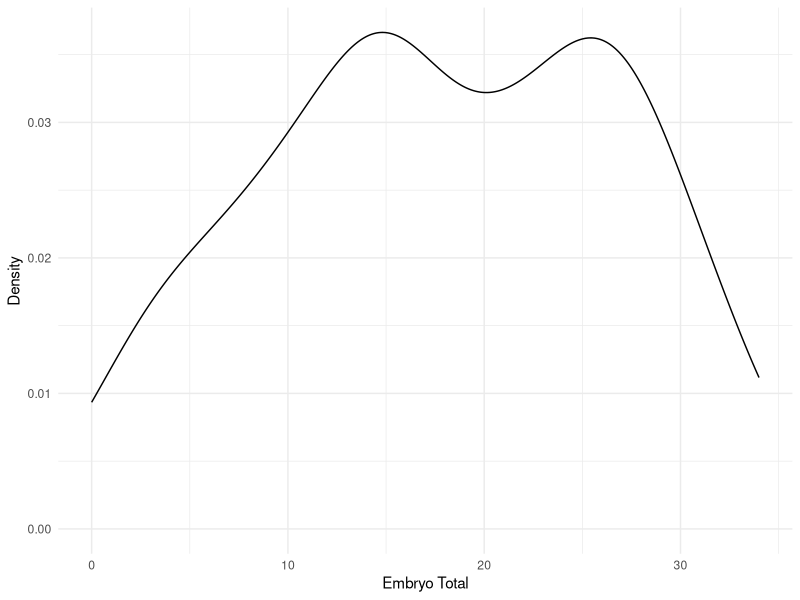
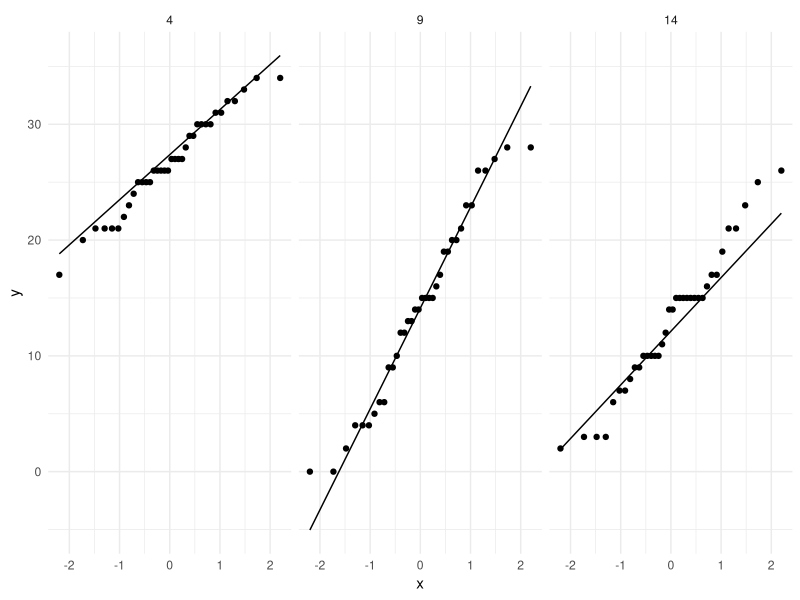
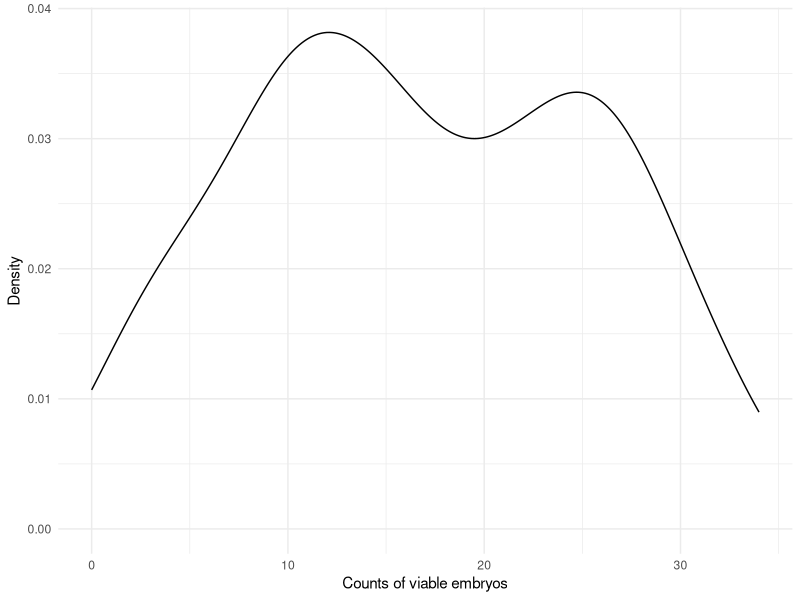
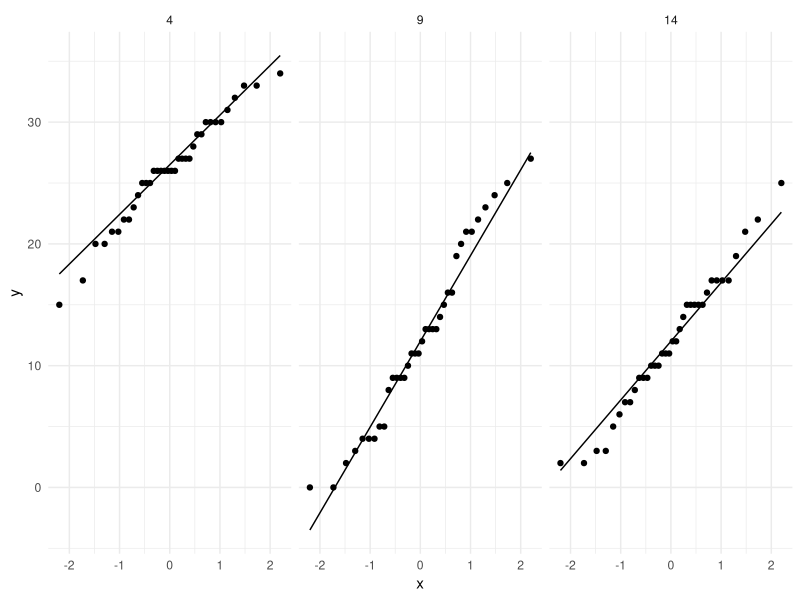
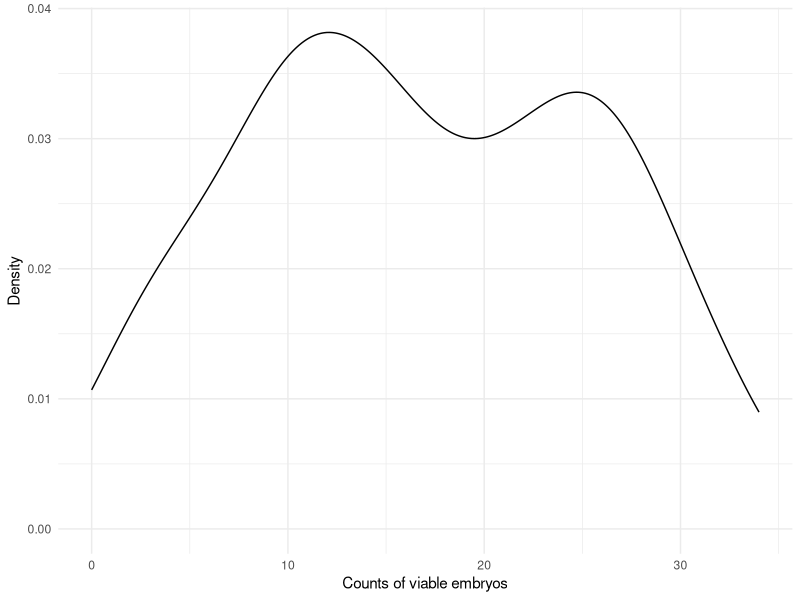

Write R code to recreate these figures, in order.
## ---- chunk 1
knitr::opts_chunk$set(
  echo = TRUE,         # Display code chunks
  eval = FALSE,        # Evaluate code chunks
  warning = FALSE,     # Hide warnings
  message = FALSE,     # Hide messages
  comment = ""         # Prevents appending '##' to beginning of lines in code output
)
## ---- chunk 2
library(tidyverse)
## ---- chunk 3
tidy_bros <- read.csv("../data/output/tidy_bros.csv")
tidy_vials <- read.csv("../data/output/tidy_vials.csv")
## ---- chunk 4
ggplot(tidy_vials, aes(x = n_embryos, fill = hpf_factor)) +
  geom_density(alpha = 0.4) +
  labs(x = "Embryo Total", y = "Density") +
  #scale_fill_brewer(palette = "Set2") +
  theme_minimal()

## ---- chunk 5
ggplot(tidy_vials, aes(sample = n_embryos)) +
  stat_qq() +
  stat_qq_line() +
  facet_wrap(~ hpf) +
  theme_minimal()

## ---- chunk 6
tidy_vials %>%
  group_by(hpf) %>%
  summarise(shapiro_p = shapiro.test(n_embryos)$p.value)
## ---- chunk 7
# Calculate mean and SD for each hpf group
summary_data <- tidy_vials %>%
  group_by(hpf, treatment) %>%
  summarise(
    mean_embryo = mean(n_embryos),
    sd_embryo = sd(n_embryos),
    .groups = "drop"
  )

print(summary_data)
## ---- chunk 8
anova_result <- aov(n_embryos ~ hpf_factor * treatment, data = tidy_vials)
## ---- chunk 9
summary(anova_result)
## ---- chunk 10
TukeyHSD(anova_result)
## ---- chunk 11
ggplot(tidy_vials, aes(x = n_viable, fill = hpf_factor)) +
  geom_density(alpha = 0.4) +
  labs(x = "Counts of viable embryos", y = "Density") +
  #scale_fill_brewer(palette = "Set2") +
  theme_minimal()

ggsave("../plots/density_viable.png", width = 8, height = 6, dpi = 300)
## ---- chunk 12
ggplot(tidy_vials, aes(sample = n_viable)) +
  stat_qq() +
  stat_qq_line() +
  facet_wrap(~ hpf) +
  theme_minimal()
## ---- chunk 13
tidy_vials %>%
  group_by(hpf) %>%
  summarise(shapiro_p = shapiro.test(n_viable)$p.value)
## ---- chunk 14
anova_9 <- tidy_vials %>% 
  filter(hpf_factor == "9") %>% 
  aov(n_viable ~ treatment, data = .)

summary(anova_9)
## ---- chunk 15
anova_14 <- tidy_vials %>% 
  filter(hpf_factor == "14") %>% 
  aov(n_viable ~ treatment, data = .)

summary(anova_14)
